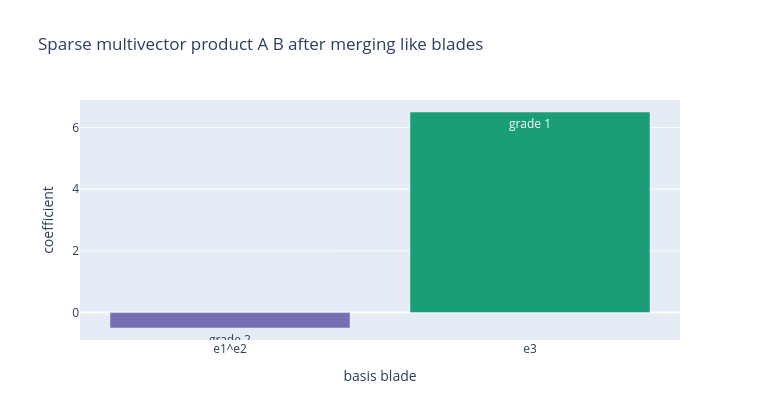

The cell this chart's notebook holds for it:
### Markdown cell above
## Applied Lab: Sparse Multivector Products

Chapter 19 works at the basis-blade level, but the reason to care is the next layer up. A sparse multivector can be represented as a dictionary from bitmap to coefficient. Multiplying two sparse multivectors means distributing over their terms, multiplying each pair of basis blades, and merging coefficients with matching output bitmaps.

This is the list-of-blades approach in miniature. It is pleasant because it naturally skips absent coordinates and keeps the code close to the mathematics. It is also expensive if used without precomputation, because every pair of nonzero terms triggers a basis-blade product. Later optimization chapters can specialize or unroll these loops. For now, the slow reference version is valuable because it is obvious enough to test.

The lab below multiplies two mixed-grade sparse multivectors in Euclidean 3-D. It also recomputes the same result manually by distributing over all term pairs, then asserts that the two paths agree. The bar chart is not just decoration: it shows which canonical blades survive after like terms are merged.

### Code cell
A = {0b001: 2.0, 0b110: 0.5}      # 2 e1 + 0.5 e2^e3
B = {0b010: -1.0, 0b101: 3.0}     # -e2 + 3 e1^e3
AB = multiply_multivectors(A, B, metric_e3)
BA = multiply_multivectors(B, A, metric_e3)

manual: dict[int, float] = {}
for a_bitmap, a_scale in A.items():
    for b_bitmap, b_scale in B.items():
        terms = basis_blade_geometric_product(BasisBlade(a_bitmap, a_scale), BasisBlade(b_bitmap, b_scale), metric_e3)
        for bitmap, scale in terms.items():
            manual[bitmap] = manual.get(bitmap, 0.0) + scale

assert close_terms(AB, manual)
assert not close_terms(AB, BA)

rows_ab = terms_to_rows(AB, names3)
fig_sparse = go.Figure(
    data=go.Bar(
        x=[row["label"] for row in rows_ab],
        y=[row["coefficient"] for row in rows_ab],
        marker_color=["#7570b3", "#1b9e77", "#d95f02", "#e7298a"][: len(rows_ab)],
        text=[f"grade {row['grade']}" for row in rows_ab],
        hovertemplate="%{x}: %{y}<br>%{text}<extra></extra>",
    )
)
fig_sparse.update_layout(
    title="Sparse multivector product A B after merging like blades",
    xaxis_title="basis blade",
    yaxis_title="coefficient",
    width=760,
    height=420,
)
sparse_path = FIGURE_DIR / "sparse-multivector-product.html"
fig_sparse.write_html(sparse_path, include_plotlyjs="cdn", full_html=True)

print("A =", format_multivector(A, names3))
print("B =", format_multivector(B, names3))
print("A B =", format_multivector(AB, names3))
print("B A =", format_multivector(BA, names3))
print(f"saved {rel(sparse_path)}")
fig_sparse

### Figure 1 — Plotly figure (JSON) as saved in the notebook; plotly's stock layout.template omitted (floating-point values rounded to 4 significant figures)
{"data": [{"hovertemplate": "%{x}: %{y}<br>%{text}<extra></extra>", "marker": {"color": ["#7570b3", "#1b9e77"]}, "text": ["grade 2", "grade 1"], "type": "bar", "x": ["e1^e2", "e3"], "y": [-0.5, 6.5]}], "layout": {"height": 420, "title": {"text": "Sparse multivector product A B after merging like blades"}, "width": 760, "xaxis": {"title": {"text": "basis blade"}}, "yaxis": {"title": {"text": "coefficient"}}}}
